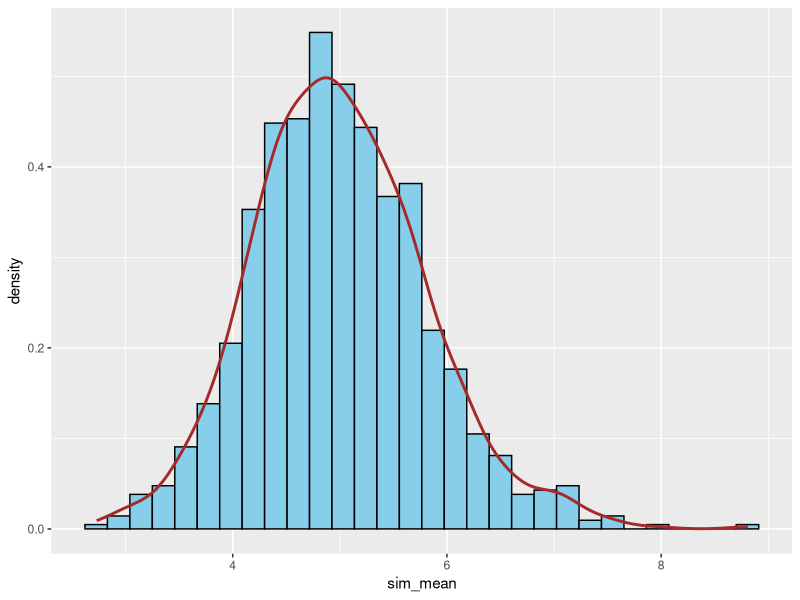
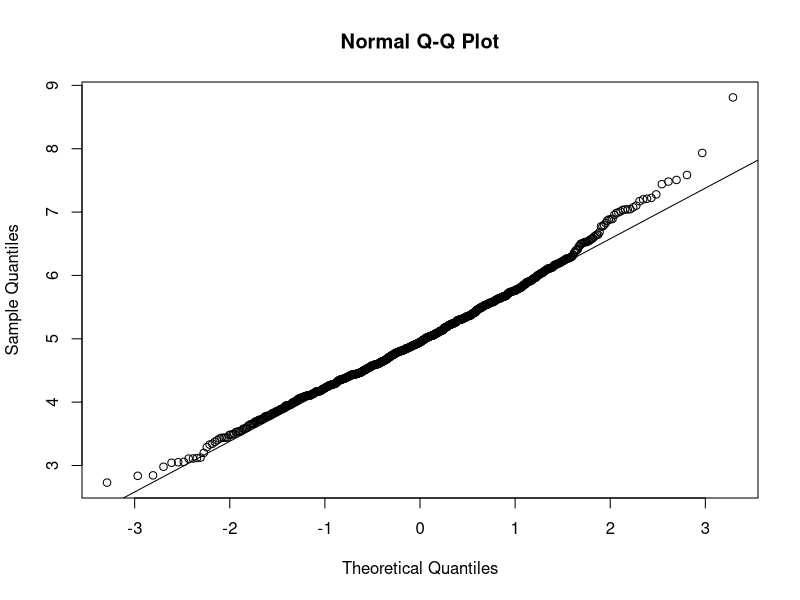
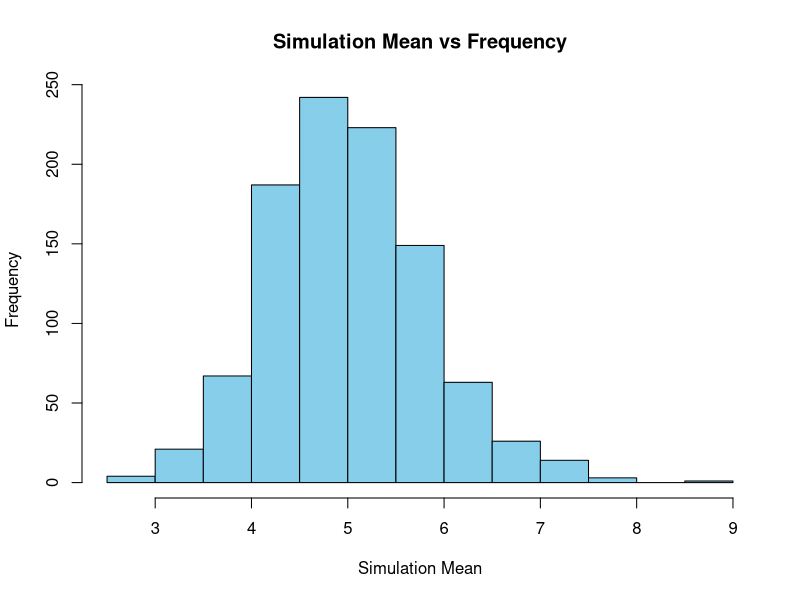

Write R code to recreate these figures, in order.
## ---- chunk 1
#load the plotting library
library(ggplot2)
#variables that control the simulation
no_sim <- 1000
lambda <- 0.2
n <- 40
set.seed(234)
#Create a matrix of 1000 rows with the columns corresponding to random simulation 40 times
sim_matrix <- matrix(rexp(no_sim * n, rate=lambda), no_sim, n)
sim_mean <- rowMeans(sim_matrix)
## ---- chunk 2
mean_data <- mean(sim_mean)
theory_mean <- 1/lambda
## ---- chunk 3
actual_var <- var(sim_mean)
theory_var <- (1/lambda)^2/n
## ---- chunk 4
plotdata <- data.frame(sim_mean)
m <- ggplot(plotdata, aes(x =sim_mean))
m <- m + geom_histogram(aes(y=..density..), colour="black",
fill = "sky Blue")
m + geom_density(colour="brown", size=1)
## ---- chunk 5
actual_conf_interval <- round (mean(sim_mean) + c(-1,1)*1.96*sd(sim_mean)/sqrt(n),3)
theory_conf_interval <- theory_mean + c(-1,1)*1.96*sqrt(theory_var)/sqrt(n)
## ---- chunk 6
qqnorm(sim_mean)
qqline(sim_mean)
## ---- chunk 7
hist(sim_mean, col = "sky blue",xlab = "Simulation Mean", main = "Simulation Mean vs Frequency")
